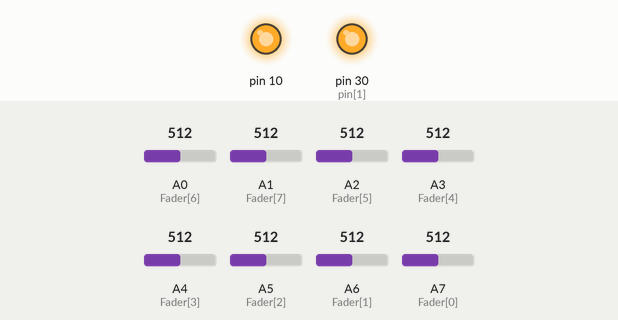
Recording of a sketch running on a simulated Arduino Leonardo, built with avr-gcc and run on an emulated ATmega32U4. On the bench: output pins drawn as LEDs (lit = HIGH). The inputs (shaded band) are chosen by the test bench; at power-on: A0 (Fader[6]) = 512, A1 (Fader[7]) = 512, A2 (Fader[5]) = 512, A3 (Fader[4]) = 512, A4 (Fader[3]) = 512, A5 (Fader[2]) = 512, A6 (Fader[1]) = 512, A7 (Fader[0]) = 512.

Above: at 0.1 s.
Timing chart, 0 to 1.6 s (numbered marks = the images above):
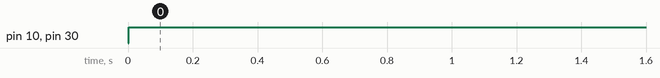

The sketch:

SliderPots_MIDI_Due.ino
```cpp
#include <MIDIUSB.h>

const int Max = 8;
char Fader[Max] = {A7, A6, A5, A4, A3, A2, A0, A1};
char pin[Max] = {28, 30, 32, 34, 36, 38, 40, 42};
int FAD[Max];
int dFAD[Max];

void setup() {
  for (int i = 0; i < Max; i++){
    pinMode(pin[i],OUTPUT);
    FAD[i] = 0;
  }

  for (int i = 0; i < Max; i++){
    dFAD[i] = analogRead(Fader[i]);
    dFAD[i] = map(dFAD[i], 0, 1023, 0, 255);
    dFAD[i] = constrain(dFAD[i], 0, 255);
    analogWrite(pin[i], dFAD[i]);
    FAD[i] = dFAD[i];
  }
}

void loop() {
  for (int i = 0; i < Max; i++){
    dFAD[i] = analogRead(Fader[i]);
    dFAD[i] = map(dFAD[i], 0, 1023, 0, 127);
    dFAD[i] = constrain(dFAD[i], 0, 127);
    digitalWrite(pin[i], dFAD[i]);
    if (FAD[i]!= dFAD[i]) {
      controlChange(0, i, dFAD[i]);
    }
    FAD[i] = dFAD[i];
  }
  MidiUSB.read();
}

void controlChange(byte channel, byte control, byte value) {
  midiEventPacket_t event = {0x0B, 0xB0 | channel, control, value};
  MidiUSB.sendMIDI(event);
}
```

Measured:
- by itself, pin 10, pin 30 (pin[1]): LOW → HIGH at 0.00 s
